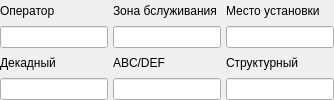
                               <widget class="QFrame" name="frm_info_oper_2">
                                <property name="minimumSize">
                                 <size>
                                  <width>0</width>
                                  <height>0</height>
                                 </size>
                                </property>
                                <property name="maximumSize">
                                 <size>
                                  <width>16777215</width>
                                  <height>16777215</height>
                                 </size>
                                </property>
                                <property name="frameShape">
                                 <enum>QFrame::NoFrame</enum>
                                </property>
                                <property name="frameShadow">
                                 <enum>QFrame::Plain</enum>
                                </property>
                                <property name="lineWidth">
                                 <number>0</number>
                                </property>
                                <layout class="QVBoxLayout" name="verticalLayout_50">
                                 <property name="spacing">
                                  <number>5</number>
                                 </property>
                                 <property name="leftMargin">
                                  <number>0</number>
                                 </property>
                                 <property name="topMargin">
                                  <number>0</number>
                                 </property>
                                 <property name="rightMargin">
                                  <number>0</number>
                                 </property>
                                 <property name="bottomMargin">
                                  <number>0</number>
                                 </property>
                                 <item>
                                  <layout class="QHBoxLayout" name="horizontalLayout_14">
                                   <item>
                                    <layout class="QVBoxLayout" name="verticalLayout_44">
                                     <item>
                                      <widget class="QLabel" name="label_17">
                                       <property name="minimumSize">
                                        <size>
                                         <width>0</width>
                                         <height>0</height>
                                        </size>
                                       </property>
                                       <property name="text">
                                        <string>Оператор</string>
                                       </property>
                                      </widget>
                                     </item>
                                     <item>
                                      <widget class="QLineEdit" name="le_operator">
                                       <property name="minimumSize">
                                        <size>
                                         <width>0</width>
                                         <height>0</height>
                                        </size>
                                       </property>
                                      </widget>
                                     </item>
                                    </layout>
                                   </item>
                                   <item>
                                    <layout class="QVBoxLayout" name="verticalLayout_45">
                                     <item>
                                      <widget class="QLabel" name="label_18">
                                       <property name="minimumSize">
                                        <size>
                                         <width>0</width>
                                         <height>0</height>
                                        </size>
                                       </property>
                                       <property name="text">
                                        <string>Зона бслуживания</string>
                                       </property>
                                      </widget>
                                     </item>
                                     <item>
                                      <widget class="QLineEdit" name="le_zone_obslujivaniya">
                                       <property name="minimumSize">
                                        <size>
                                         <width>0</width>
                                         <height>0</height>
                                        </size>
                                       </property>
                                      </widget>
                                     </item>
                                    </layout>
                                   </item>
                                   <item>
                                    <layout class="QVBoxLayout" name="verticalLayout_46">
                                     <item>
                                      <widget class="QLabel" name="label_14">
                                       <property name="minimumSize">
                                        <size>
                                         <width>0</width>
                                         <height>0</height>
                                        </size>
                                       </property>
                                       <property name="text">
                                        <string>Место установки</string>
                                       </property>
                                      </widget>
                                     </item>
                                     <item>
                                      <widget class="QLineEdit" name="le_mesto_ustanovki">
                                       <property name="minimumSize">
                                        <size>
                                         <width>0</width>
                                         <height>0</height>
                                        </size>
                                       </property>
                                      </widget>
                                     </item>
                                    </layout>
                                   </item>
                                  </layout>
                                 </item>
                                 <item>
                                  <layout class="QHBoxLayout" name="horizontalLayout_15">
                                   <item>
                                    <layout class="QVBoxLayout" name="verticalLayout_47">
                                     <item>
                                      <widget class="QLabel" name="label_16">
                                       <property name="minimumSize">
                                        <size>
                                         <width>0</width>
                                         <height>0</height>
                                        </size>
                                       </property>
                                       <property name="text">
                                        <string>Декадный</string>
                                       </property>
                                      </widget>
                                     </item>
                                     <item>
                                      <widget class="QLineEdit" name="le_decadnii">
                                       <property name="minimumSize">
                                        <size>
                                         <width>0</width>
                                         <height>0</height>
                                        </size>
                                       </property>
                                      </widget>
                                     </item>
                                    </layout>
                                   </item>
                                   <item>
                                    <layout class="QVBoxLayout" name="verticalLayout_48">
                                     <item>
                                      <widget class="QLabel" name="label_20">
                                       <property name="minimumSize">
                                        <size>
                                         <width>0</width>
                                         <height>0</height>
                                        </size>
                                       </property>
                                       <property name="text">
                                        <string>ABC/DEF</string>
                                       </property>
                                      </widget>
                                     </item>
                                     <item>
                                      <widget class="QLineEdit" name="le_abc_def">
                                       <property name="minimumSize">
                                        <size>
                                         <width>0</width>
                                         <height>0</height>
                                        </size>
                                       </property>
                                      </widget>
                                     </item>
                                    </layout>
                                   </item>
                                   <item>
                                    <layout class="QVBoxLayout" name="verticalLayout_49">
                                     <item>
                                      <widget class="QLabel" name="label_15">
                                       <property name="minimumSize">
                                        <size>
                                         <width>0</width>
                                         <height>0</height>
                                        </size>
                                       </property>
                                       <property name="text">
                                        <string>Структурный</string>
                                       </property>
                                      </widget>
                                     </item>
                                     <item>
                                      <widget class="QLineEdit" name="le_structurnii">
                                       <property name="minimumSize">
                                        <size>
                                         <width>0</width>
                                         <height>0</height>
                                        </size>
                                       </property>
                                      </widget>
                                     </item>
                                    </layout>
                                   </item>
                                  </layout>
                                 </item>
                                </layout>
                               </widget>
